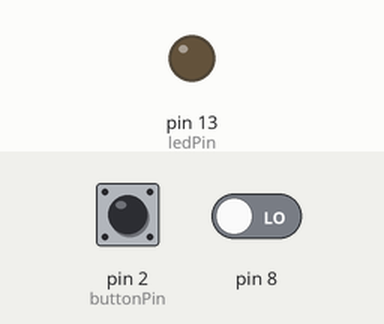
Simulated run of this sketch. Board: Arduino Uno, built with avr-gcc and run on an emulated ATmega328P. Shown: output pins drawn as LEDs (lit = HIGH). The test bench sets the inputs (shaded band); at power-on: pin 2 (buttonPin) LOW, pin 8 LOW. What the sketch prints to the serial monitor is not drawn.

Above: at 1.2 s.
1.3 s: pin 2 (buttonPin) pulled HIGH for 0.15 s
At 1.6 s:
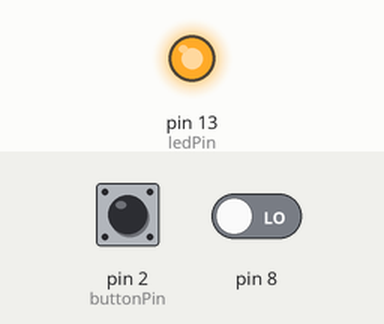
2.9 s: pin 2 (buttonPin) pulled HIGH for 1 s
At 4.2 s:
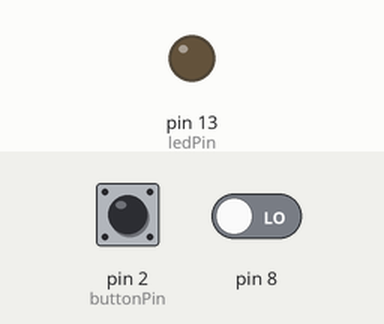
5.4 s: pin 2 (buttonPin) pulled HIGH for 3.2 s
At 6.0 s:
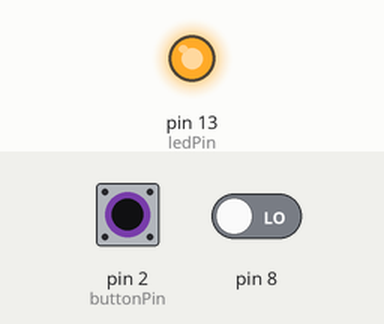
Timing chart, 0 to 8.4 s (numbered marks = the images above; inputs shaded):
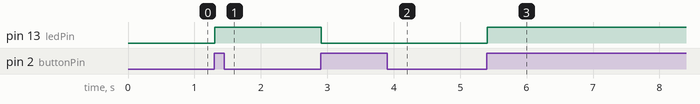

The sketch:

button_onoff_.ino
```cpp
int oldButtonState = 0;
int newButtonState = 0;
int buttonPin = 2;
int ledPin = 13;
int debounceTime = 10;
bool ledState = 0;


void setup() {
  // put your setup code here, to run once:
  Serial.begin(9600);
  pinMode(ledPin,OUTPUT);
  pinMode(buttonPin,INPUT);
  }

void loop() {
  Serial.println(digitalRead(8));
  oldButtonState = digitalRead(buttonPin);
  delay(debounceTime);
  newButtonState = digitalRead(buttonPin);

  if(oldButtonState != newButtonState){
    if(newButtonState == 1){
          //if we've gotten this far in our if statment
          //we've found the rising edge
      ledState = !ledState;
          //changing the ledState, if ledState is true, turn in to false,
          //if it is false, turn it to ture

      }
    }
  if(ledState == true){
    digitalWrite(ledPin,HIGH);
    }
    else{
      digitalWrite(ledPin,LOW);
    }
  // put your main code here, to run repeatedly:

}
```

Measured:
- after the input at 1.3 s, pin 13 (ledPin): LOW → HIGH at once
- after the input at 2.9 s, pin 13 (ledPin): HIGH → LOW at once
- after the input at 5.4 s, pin 13 (ledPin): LOW → HIGH at once
